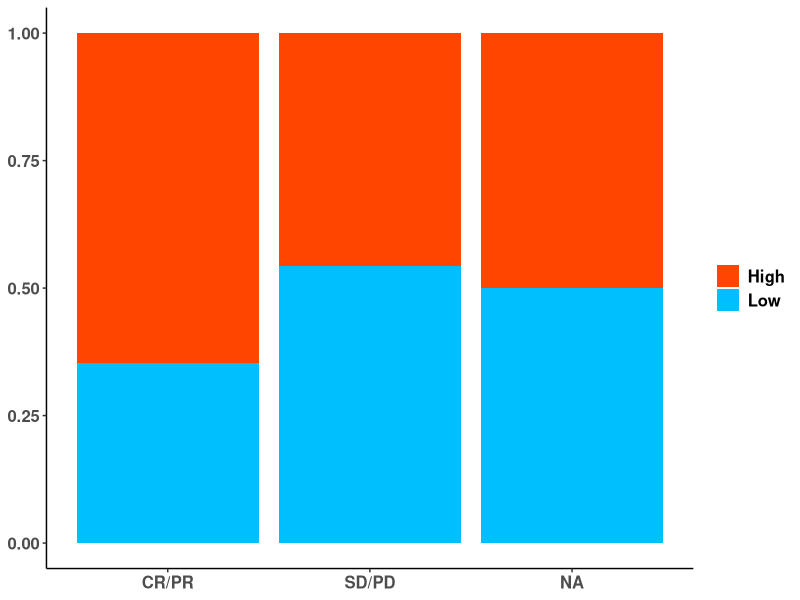

The R source for this figure:
library(ggplot2)
library(dplyr)

df = read.table("./IMvigor210_risktype.txt", header=T, row.names=1, sep="\t")
bar = df %>% group_by(binaryResponse, RiskType) %>% count()
write.table(bar, "./IMvigor210_barplot.txt", col.names=T, row.names=T, quote=F, sep="\t")

p = ggplot(data=bar, aes(x=binaryResponse, y=n, fill=RiskType))+ 
geom_bar(stat="identity", position=position_fill())+
scale_fill_manual(values=c("orangered", "deepskyblue"))+theme_classic()+
theme(axis.title.x=element_blank(), axis.title.y=element_blank(), axis.text.x=element_text(face="bold", size=12), axis.text.y=element_text(face="bold", size=12), legend.text=element_text(face="bold", size=12), legend.title=element_blank())
ggsave("IMvigor210_barplot.pdf", p, width=6, height=6)


